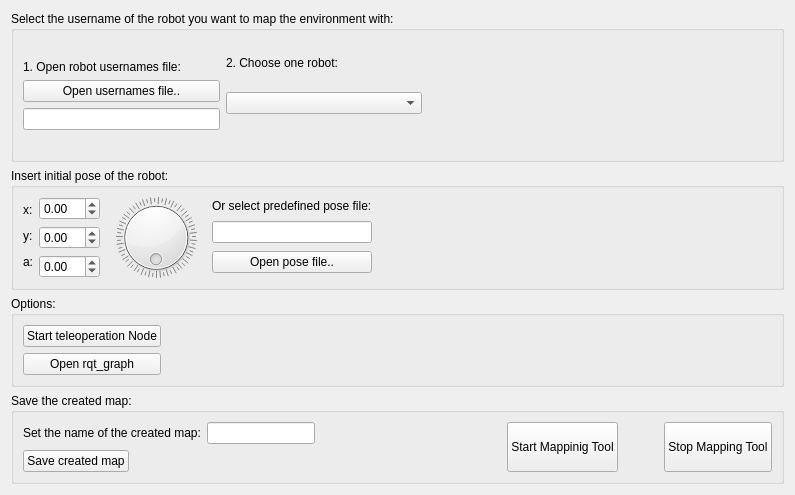
   <widget class="QWidget" name="tab_mapping">
    <attribute name="title">
     <string>Mapping</string>
    </attribute>
    <layout class="QVBoxLayout" name="verticalLayout_3">
     <item>
      <widget class="QGroupBox" name="groupBox_4">
       <property name="title">
        <string>Select the username of the robot you want to map the environment with:</string>
       </property>
       <layout class="QHBoxLayout" name="horizontalLayout">
        <item>
         <layout class="QGridLayout" name="gridLayout_10">
          <item row="3" column="0">
           <widget class="QLineEdit" name="lineEdit_usernameFileMapping">
            <property name="sizePolicy">
             <sizepolicy hsizetype="Minimum" vsizetype="Fixed">
              <horstretch>0</horstretch>
              <verstretch>0</verstretch>
             </sizepolicy>
            </property>
           </widget>
          </item>
          <item row="1" column="0">
           <widget class="QLabel" name="label_predefUsernameFileMapping">
            <property name="sizePolicy">
             <sizepolicy hsizetype="Minimum" vsizetype="Fixed">
              <horstretch>0</horstretch>
              <verstretch>0</verstretch>
             </sizepolicy>
            </property>
            <property name="text">
             <string>1. Open robot usernames file:</string>
            </property>
           </widget>
          </item>
          <item row="5" column="0">
           <spacer name="verticalSpacer_3">
            <property name="orientation">
             <enum>Qt::Vertical</enum>
            </property>
            <property name="sizeType">
             <enum>QSizePolicy::Fixed</enum>
            </property>
            <property name="sizeHint" stdset="0">
             <size>
              <width>20</width>
              <height>20</height>
             </size>
            </property>
           </spacer>
          </item>
          <item row="0" column="0">
           <spacer name="verticalSpacer_4">
            <property name="orientation">
             <enum>Qt::Vertical</enum>
            </property>
            <property name="sizeType">
             <enum>QSizePolicy::Fixed</enum>
            </property>
            <property name="sizeHint" stdset="0">
             <size>
              <width>20</width>
              <height>20</height>
             </size>
            </property>
           </spacer>
          </item>
          <item row="2" column="0">
           <widget class="QPushButton" name="pushButton_openUsernameFileMapping">
            <property name="sizePolicy">
             <sizepolicy hsizetype="Minimum" vsizetype="Fixed">
              <horstretch>0</horstretch>
              <verstretch>0</verstretch>
             </sizepolicy>
            </property>
            <property name="text">
             <string>Open usernames file..</string>
            </property>
           </widget>
          </item>
         </layout>
        </item>
        <item>
         <layout class="QVBoxLayout" name="verticalLayout_10">
          <item>
           <widget class="QLabel" name="label">
            <property name="sizePolicy">
             <sizepolicy hsizetype="Minimum" vsizetype="Fixed">
              <horstretch>0</horstretch>
              <verstretch>0</verstretch>
             </sizepolicy>
            </property>
            <property name="text">
             <string>2. Choose one robot:</string>
            </property>
           </widget>
          </item>
          <item>
           <widget class="QComboBox" name="comboBox_usernamesMapping">
            <property name="sizePolicy">
             <sizepolicy hsizetype="Preferred" vsizetype="Fixed">
              <horstretch>0</horstretch>
              <verstretch>0</verstretch>
             </sizepolicy>
            </property>
           </widget>
          </item>
          <item>
           <spacer name="verticalSpacer_5">
            <property name="orientation">
             <enum>Qt::Vertical</enum>
            </property>
            <property name="sizeType">
             <enum>QSizePolicy::Fixed</enum>
            </property>
            <property name="sizeHint" stdset="0">
             <size>
              <width>20</width>
              <height>20</height>
             </size>
            </property>
           </spacer>
          </item>
         </layout>
        </item>
        <item>
         <spacer name="horizontalSpacer">
          <property name="orientation">
           <enum>Qt::Horizontal</enum>
          </property>
          <property name="sizeType">
           <enum>QSizePolicy::Fixed</enum>
          </property>
          <property name="sizeHint" stdset="0">
           <size>
            <width>350</width>
            <height>20</height>
           </size>
          </property>
         </spacer>
        </item>
       </layout>
      </widget>
     </item>
     <item>
      <widget class="QGroupBox" name="groupBox_3">
       <property name="sizePolicy">
        <sizepolicy hsizetype="Minimum" vsizetype="Fixed">
         <horstretch>0</horstretch>
         <verstretch>0</verstretch>
        </sizepolicy>
       </property>
       <property name="title">
        <string>Insert initial pose of the robot:</string>
       </property>
       <layout class="QHBoxLayout" name="horizontalLayout_5">
        <item>
         <layout class="QHBoxLayout" name="horizontalLayout_8">
          <item>
           <layout class="QVBoxLayout" name="verticalLayout_18">
            <item>
             <widget class="QLabel" name="label_xPoseMapping">
              <property name="sizePolicy">
               <sizepolicy hsizetype="Minimum" vsizetype="Fixed">
                <horstretch>0</horstretch>
                <verstretch>0</verstretch>
               </sizepolicy>
              </property>
              <property name="text">
               <string>x:</string>
              </property>
             </widget>
            </item>
            <item>
             <widget class="QLabel" name="label_yPoseMapping">
              <property name="sizePolicy">
               <sizepolicy hsizetype="Minimum" vsizetype="Fixed">
                <horstretch>0</horstretch>
                <verstretch>0</verstretch>
               </sizepolicy>
              </property>
              <property name="text">
               <string>y:</string>
              </property>
             </widget>
            </item>
            <item>
             <widget class="QLabel" name="label_yawPoseMapping">
              <property name="sizePolicy">
               <sizepolicy hsizetype="Minimum" vsizetype="Fixed">
                <horstretch>0</horstretch>
                <verstretch>0</verstretch>
               </sizepolicy>
              </property>
              <property name="text">
               <string>a:</string>
              </property>
             </widget>
            </item>
           </layout>
          </item>
          <item>
           <layout class="QVBoxLayout" name="verticalLayout_4">
            <item>
             <widget class="QDoubleSpinBox" name="doubleSpinBox_xPoseMapping">
              <property name="minimum">
               <double>-50.000000000000000</double>
              </property>
             </widget>
            </item>
            <item>
             <widget class="QDoubleSpinBox" name="doubleSpinBox_yPoseMapping">
              <property name="minimum">
               <double>-50.000000000000000</double>
              </property>
             </widget>
            </item>
            <item>
             <widget class="QDoubleSpinBox" name="doubleSpinBox_yawPoseMapping">
              <property name="minimum">
               <double>-50.000000000000000</double>
              </property>
             </widget>
            </item>
           </layout>
          </item>
          <item>
           <widget class="QDial" name="dial_yawPoseMapping">
            <property name="maximum">
             <number>314</number>
            </property>
            <property name="orientation">
             <enum>Qt::Horizontal</enum>
            </property>
            <property name="invertedAppearance">
             <bool>false</bool>
            </property>
            <property name="invertedControls">
             <bool>false</bool>
            </property>
            <property name="wrapping">
             <bool>true</bool>
            </property>
            <property name="notchTarget">
             <double>5.000000000000000</double>
            </property>
            <property name="notchesVisible">
             <bool>true</bool>
            </property>
           </widget>
          </item>
         </layout>
        </item>
        <item>
         <layout class="QGridLayout" name="gridLayout_2">
          <item row="0" column="0">
           <widget class="QLabel" name="label_predefPoseMapping">
            <property name="sizePolicy">
             <sizepolicy hsizetype="Minimum" vsizetype="Fixed">
              <horstretch>0</horstretch>
              <verstretch>0</verstretch>
             </sizepolicy>
            </property>
            <property name="text">
             <string>Or select predefined pose file:</string>
            </property>
           </widget>
          </item>
          <item row="1" column="0">
           <widget class="QLineEdit" name="lineEdit_poseFileMapping">
            <property name="sizePolicy">
             <sizepolicy hsizetype="Minimum" vsizetype="Fixed">
              <horstretch>0</horstretch>
              <verstretch>0</verstretch>
             </sizepolicy>
            </property>
           </widget>
          </item>
          <item row="2" column="0">
           <widget class="QPushButton" name="pushButton_openPoseFileMapping">
            <property name="text">
             <string>Open pose file..</string>
            </property>
           </widget>
          </item>
         </layout>
        </item>
        <item>
         <spacer name="horizontalSpacer_3">
          <property name="orientation">
           <enum>Qt::Horizontal</enum>
          </property>
          <property name="sizeType">
           <enum>QSizePolicy::Fixed</enum>
          </property>
          <property name="sizeHint" stdset="0">
           <size>
            <width>400</width>
            <height>20</height>
           </size>
          </property>
         </spacer>
        </item>
       </layout>
      </widget>
     </item>
     <item>
      <widget class="QGroupBox" name="groupBox_10">
       <property name="title">
        <string>Options:</string>
       </property>
       <layout class="QHBoxLayout" name="horizontalLayout_22">
        <item>
         <layout class="QVBoxLayout" name="verticalLayout_2">
          <property name="sizeConstraint">
           <enum>QLayout::SetNoConstraint</enum>
          </property>
          <item>
           <widget class="QPushButton" name="pushButton_openTeleopMapping">
            <property name="text">
             <string>Start teleoperation Node</string>
            </property>
           </widget>
          </item>
          <item>
           <widget class="QPushButton" name="pushButton_openRqtGraphMapping">
            <property name="text">
             <string>Open rqt_graph</string>
            </property>
           </widget>
          </item>
         </layout>
        </item>
        <item>
         <spacer name="horizontalSpacer_12">
          <property name="orientation">
           <enum>Qt::Horizontal</enum>
          </property>
          <property name="sizeHint" stdset="0">
           <size>
            <width>40</width>
            <height>20</height>
           </size>
          </property>
         </spacer>
        </item>
       </layout>
      </widget>
     </item>
     <item>
      <widget class="QGroupBox" name="groupBox">
       <property name="sizePolicy">
        <sizepolicy hsizetype="Minimum" vsizetype="Fixed">
         <horstretch>0</horstretch>
         <verstretch>0</verstretch>
        </sizepolicy>
       </property>
       <property name="title">
        <string>Save the created map:</string>
       </property>
       <layout class="QHBoxLayout" name="horizontalLayout_6">
        <item>
         <layout class="QFormLayout" name="formLayout">
          <item row="0" column="0">
           <layout class="QHBoxLayout" name="horizontalLayout_3">
            <item>
             <widget class="QLabel" name="label_saveMap">
              <property name="text">
               <string>Set the name of the created map:</string>
              </property>
             </widget>
            </item>
            <item>
             <widget class="QLineEdit" name="lineEdit_CreatedMapName">
              <property name="text">
               <string/>
              </property>
             </widget>
            </item>
           </layout>
          </item>
          <item row="1" column="0">
           <widget class="QPushButton" name="pushButton_saveMap">
            <property name="text">
             <string>Save created map</string>
            </property>
           </widget>
          </item>
         </layout>
        </item>
        <item>
         <spacer name="horizontalSpacer_4">
          <property name="orientation">
           <enum>Qt::Horizontal</enum>
          </property>
          <property name="sizeType">
           <enum>QSizePolicy::Expanding</enum>
          </property>
          <property name="sizeHint" stdset="0">
           <size>
            <width>40</width>
            <height>20</height>
           </size>
          </property>
         </spacer>
        </item>
        <item>
         <layout class="QHBoxLayout" name="horizontalLayout_2">
          <property name="sizeConstraint">
           <enum>QLayout::SetNoConstraint</enum>
          </property>
          <item>
           <widget class="QPushButton" name="pushButton_startMappingTool">
            <property name="sizePolicy">
             <sizepolicy hsizetype="Minimum" vsizetype="Expanding">
              <horstretch>0</horstretch>
              <verstretch>0</verstretch>
             </sizepolicy>
            </property>
            <property name="text">
             <string>Start Mappinig Tool</string>
            </property>
           </widget>
          </item>
          <item>
           <spacer name="horizontalSpacer_5">
            <property name="orientation">
             <enum>Qt::Horizontal</enum>
            </property>
            <property name="sizeType">
             <enum>QSizePolicy::Fixed</enum>
            </property>
            <property name="sizeHint" stdset="0">
             <size>
              <width>40</width>
              <height>20</height>
             </size>
            </property>
           </spacer>
          </item>
          <item>
           <widget class="QPushButton" name="pushButton_stopMappingTool">
            <property name="sizePolicy">
             <sizepolicy hsizetype="Fixed" vsizetype="Expanding">
              <horstretch>0</horstretch>
              <verstretch>0</verstretch>
             </sizepolicy>
            </property>
            <property name="text">
             <string>Stop Mapping Tool</string>
            </property>
            <property name="iconSize">
             <size>
              <width>16</width>
              <height>16</height>
             </size>
            </property>
           </widget>
          </item>
         </layout>
        </item>
       </layout>
      </widget>
     </item>
    </layout>
   </widget>
